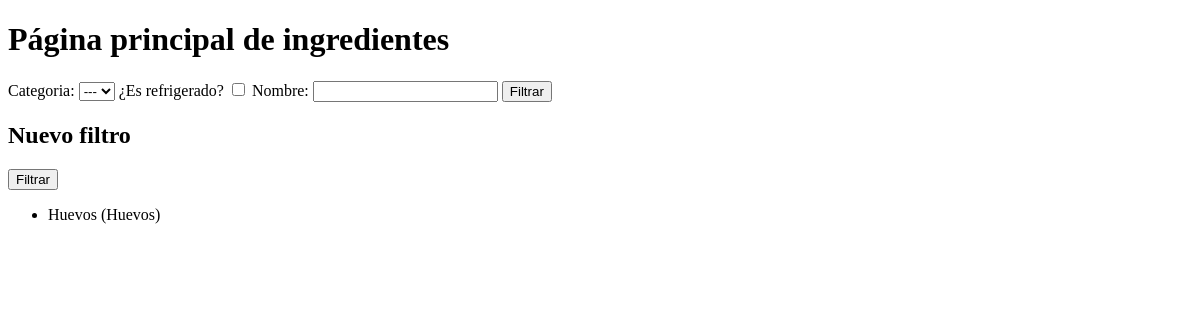
The app's page /ingredientes, older data.
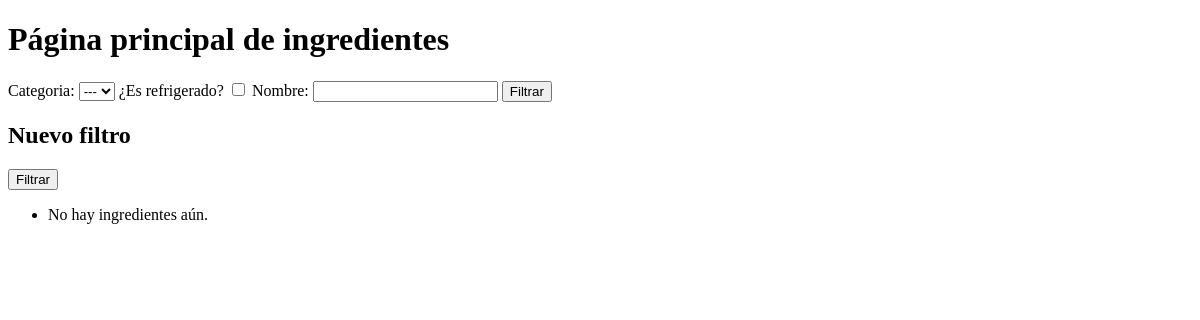
The same page, newer data.
### app/models.py (models this page shows)
class Ingrediente(models.Model):
    nombre = models.CharField(max_length=50)
    categoria = models.ForeignKey(CategoriaIngrediente, on_delete=models.CASCADE)
    refrigerado = models.BooleanField(default=False)
    def __str__(self) -> str:
        return f"{self.nombre} ({self.categoria})"

class CategoriaIngrediente(models.Model):
    nombre = models.CharField(max_length=50)
    def __str__(self) -> str:
        return f"{self.nombre}"

### app/views.py (the view, shortened to what this page needs)
# urls.py: path('ingredientes', views.IngredienteListaView.as_view(), name='ingredientes_lista'),
class IngredienteListaView(ListView):
    model = Ingrediente
    template_name = "app/ingredientes_lista.html"
    context_object_name = 'ingredientes'
    paginate_by = 1
    def get_queryset(self):
        queryset = super().get_queryset()
        formFiltro = FiltroIngredientesForm(self.request.GET)
        return queryset

### app/templates/app/ingredientes_lista.html (shortened to what this page needs)
{% extends 'app/base.html' %}
{% block content %}
<h1>Página principal de ingredientes</h1>
<form action="" method="get">
    <label for="categoria">Categoria:</label>
    <select name="categoria" id="categoria">
        <option value="">---</option>
    </select>
    <label for="refrigerado">¿Es refrigerado?</label>
    <input type="checkbox" name="refrigerado" id="refrigerado">
    <label for="nombre">Nombre:</label>
    <input type="text" name="nombre" id="nombre">
    <input type="submit" value="Filtrar">
</form>
<form action="" method="get">
    <h2>Nuevo filtro</h2>
    <input type="submit" value="Filtrar">
</form>
<ul>
    {% for ingrediente in ingredientes %}
    <li>{{ ingrediente }} </li>
    {% empty %}
    <li>No hay ingredientes aún.</li>
    {% endfor%}
</ul>
{% endblock %}

### app/templates/app/base.html (shortened to what this page needs)
<!DOCTYPE html>
<html lang="es">
<head>
</head>
<body>
    {% block content %}
    {% endblock%}
</body>
</html>

Row changes from the older to the newer data that the page shows:
removed Ingrediente: nombre+categoria "Huevos (Huevos)"
Text that changed along with them:
text now shown: "No hay ingredientes aún."
